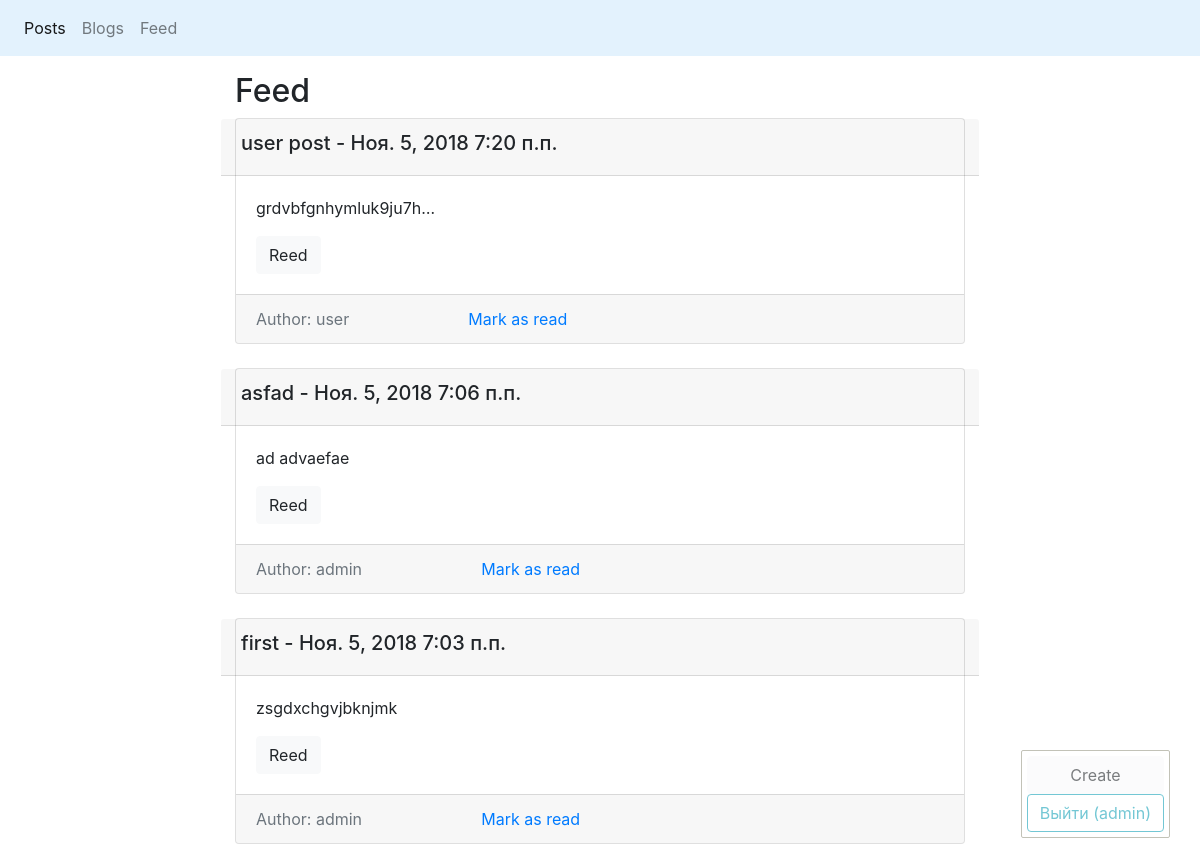
/feed/ (signed in), run on an earlier commit of the app's database.
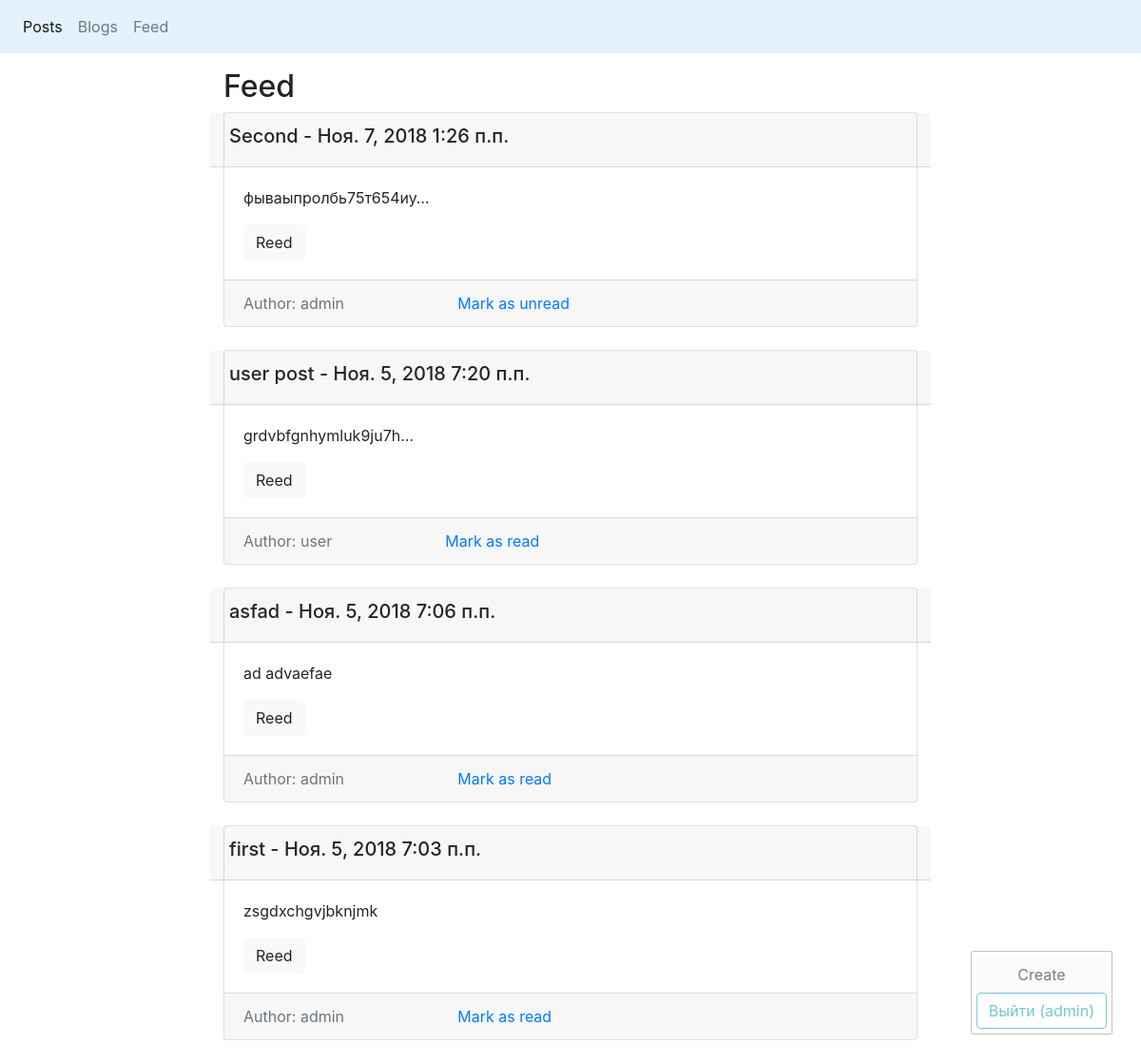
And on a later commit of the database.
### posts/models.py (models this page shows, shortened)
class Post(models.Model):
    blog = models.ForeignKey(Blog, on_delete=models.CASCADE)
    title = models.CharField('Заголовок', max_length=150, db_index=True)
    text = models.TextField(blank=True, db_index=True)
    date_pub = models.DateTimeField('Время создания', auto_now_add=True)
    readers = models.ManyToManyField(User, verbose_name='Кто прочитал', blank=True)
    class Meta:
        verbose_name = 'Пост'
        verbose_name_plural = 'Посты'
        ordering = ('-date_pub',)

### blogs/models.py (models this page shows, shortened)
class Blog(models.Model):
    owner = models.OneToOneField(User, null=True, on_delete=models.CASCADE, verbose_name='Пользователь')
    name = models.CharField(max_length=255, default='Personal Blog')
    subscribers = models.ManyToManyField(User, related_name='subscriptions', blank=True)

### feed/views.py (the view)
# urls.py: path('', views.Feed.as_view(), name='feed')
class Feed(LoginRequiredMixin, ListView):
    template_name = 'feed/feed_list.html'
    paginate_by = 10
    def get_queryset(self):
        return Post.objects.filter(
            Q(blog__in=self.request.user.subscriptions.all()) | Q(blog=self.request.user.blog)
        ).all()

### feed/templates/feed/feed_list.html (shortened to what this page needs)
{% extends 'base.html' %}
{% block content %}
    <h2>Feed</h2>
    {% for obj in object_list %}
        <div class="card mb-4">
            <div class="card-header row">
                <h5>{{ obj.title }} - {{ obj.date_pub|date }} {{ obj.date_pub|time }}</h5>
            </div>
            <div class="card-body">
                <p class="card-text">{{ obj.text|truncatechars:20 }}</p>
                <a href="{% url 'post_detail' pk=obj.pk %}" class="btn btn-light">Reed</a>
            </div>
            <div class="card-footer text-muted">
                Author: {{ obj.blog.owner }}
                {% if request.user not in obj.readers.all %}
                    <a href="{% url 'feed:mark_as_read' pk=obj.pk %}" class="offset-2">Mark as read</a>
                {% else %}
                    <a href="{% url 'feed:mark_as_unread' pk=obj.pk %}" class="offset-2">Mark as unread</a>
                {% endif %}
            </div>
        </div>
    {% endfor %}
{% endblock %}

What changed in the data, as far as the page shows it:
added Post: title "Second", date_pub "Ноя. 7, 2018", date_pub "1:26 п.п.", text "фываыпролбь75т654иу…", blog.owner "admin", shows "Mark as unread"
